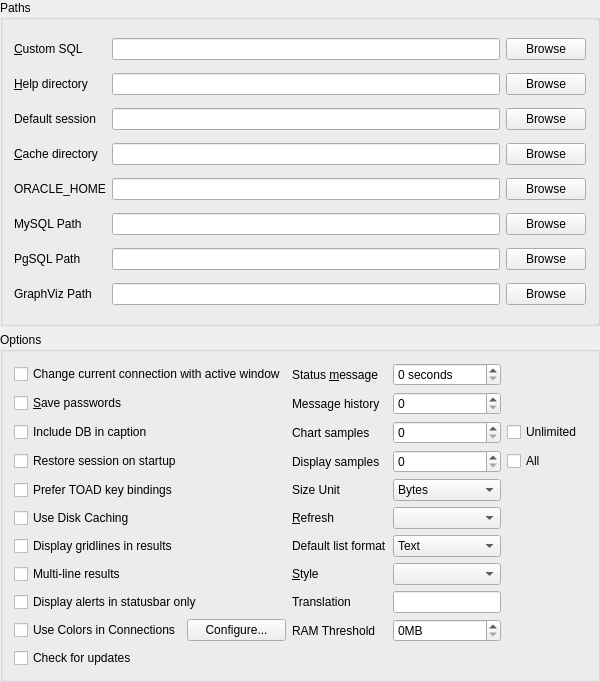
<?xml version="1.0" encoding="UTF-8"?>
<ui version="4.0">
 <class>toGlobalSettingUI</class>
 <widget class="QWidget" name="toGlobalSettingUI">
  <property name="geometry">
   <rect>
    <x>0</x>
    <y>0</y>
    <width>600</width>
    <height>682</height>
   </rect>
  </property>
  <property name="sizePolicy">
   <sizepolicy hsizetype="Expanding" vsizetype="Preferred">
    <horstretch>0</horstretch>
    <verstretch>0</verstretch>
   </sizepolicy>
  </property>
  <property name="minimumSize">
   <size>
    <width>600</width>
    <height>0</height>
   </size>
  </property>
  <property name="windowTitle">
   <string>toGlobalSettingUI</string>
  </property>
  <layout class="QGridLayout" name="gridLayout1">
   <property name="margin">
    <number>0</number>
   </property>
   <item row="0" column="0">
    <widget class="QGroupBox" name="GroupBox2">
     <property name="title">
      <string>Paths</string>
     </property>
     <layout class="QGridLayout" name="gridLayout_2">
      <item row="0" column="0">
       <widget class="QLabel" name="TextLabel5">
        <property name="text">
         <string>&amp;Custom SQL</string>
        </property>
        <property name="wordWrap">
         <bool>false</bool>
        </property>
        <property name="buddy">
         <cstring>CustomSQL</cstring>
        </property>
       </widget>
      </item>
      <item row="0" column="1">
       <widget class="QLineEdit" name="CustomSQL"/>
      </item>
      <item row="0" column="2">
       <widget class="QPushButton" name="SQLBrowse">
        <property name="text">
         <string>Browse</string>
        </property>
       </widget>
      </item>
      <item row="1" column="0">
       <widget class="QLabel" name="PluginLabel_2">
        <property name="toolTip">
         <string>Directory where to find help files.</string>
        </property>
        <property name="text">
         <string>&amp;Help directory</string>
        </property>
        <property name="wordWrap">
         <bool>false</bool>
        </property>
        <property name="buddy">
         <cstring>HelpDirectory</cstring>
        </property>
       </widget>
      </item>
      <item row="1" column="1">
       <widget class="QLineEdit" name="HelpDirectory"/>
      </item>
      <item row="1" column="2">
       <widget class="QPushButton" name="HelpBrowse">
        <property name="text">
         <string>Browse</string>
        </property>
       </widget>
      </item>
      <item row="2" column="0">
       <widget class="QLabel" name="PluginLabel_2_2">
        <property name="toolTip">
         <string>Default session to use when saving a session.</string>
        </property>
        <property name="text">
         <string>Default session</string>
        </property>
        <property name="wordWrap">
         <bool>false</bool>
        </property>
        <property name="buddy">
         <cstring>DefaultSession</cstring>
        </property>
       </widget>
      </item>
      <item row="2" column="1">
       <widget class="QLineEdit" name="DefaultSession"/>
      </item>
      <item row="2" column="2">
       <widget class="QPushButton" name="HelpBrowse_2">
        <property name="text">
         <string>Browse</string>
        </property>
       </widget>
      </item>
      <item row="3" column="0">
       <widget class="QLabel" name="CacheLabel">
        <property name="toolTip">
         <string>Directory where to place cached dataaseinformation.</string>
        </property>
        <property name="text">
         <string>&amp;Cache directory</string>
        </property>
        <property name="wordWrap">
         <bool>false</bool>
        </property>
        <property name="buddy">
         <cstring>CacheDirectory</cstring>
        </property>
       </widget>
      </item>
      <item row="3" column="1">
       <widget class="QLineEdit" name="CacheDirectory"/>
      </item>
      <item row="3" column="2">
       <widget class="QPushButton" name="CacheBrowse">
        <property name="text">
         <string>Browse</string>
        </property>
       </widget>
      </item>
      <item row="4" column="0">
       <widget class="QLabel" name="label_3">
        <property name="toolTip">
         <string>Oracle client installation directory
Also applies for Oracle Instant Client</string>
        </property>
        <property name="whatsThis">
         <string/>
        </property>
        <property name="text">
         <string>ORACLE_HOME</string>
        </property>
        <property name="buddy">
         <cstring>OracleHomeDirectory</cstring>
        </property>
       </widget>
      </item>
      <item row="4" column="1">
       <widget class="QLineEdit" name="OracleHomeDirectory"/>
      </item>
      <item row="4" column="2">
       <widget class="QPushButton" name="OracleHomeBrowse">
        <property name="text">
         <string>Browse</string>
        </property>
       </widget>
      </item>
      <item row="5" column="0">
       <widget class="QLabel" name="label_5">
        <property name="toolTip">
         <string>Directory where MySQL client is installed
(should have subdir &quot;lib&quot;)</string>
        </property>
        <property name="whatsThis">
         <string/>
        </property>
        <property name="text">
         <string>MySQL Path</string>
        </property>
        <property name="buddy">
         <cstring>MysqlHomeDirectory</cstring>
        </property>
       </widget>
      </item>
      <item row="5" column="1">
       <widget class="QLineEdit" name="MysqlHomeDirectory"/>
      </item>
      <item row="5" column="2">
       <widget class="QPushButton" name="MySQLHomeBrowse">
        <property name="text">
         <string>Browse</string>
        </property>
       </widget>
      </item>
      <item row="6" column="0">
       <widget class="QLabel" name="label_4">
        <property name="toolTip">
         <string>Directory where PgSQL client is installed
(should have subdirs &quot;lib&quot; and &quot;bin&quot;)

Tora searches for:
bin\ssleay32.dll
lib\libpq.dll</string>
        </property>
        <property name="text">
         <string>PgSQL Path</string>
        </property>
        <property name="buddy">
         <cstring>PgsqlHomeDirectory</cstring>
        </property>
       </widget>
      </item>
      <item row="6" column="1">
       <widget class="QLineEdit" name="PgsqlHomeDirectory"/>
      </item>
      <item row="6" column="2">
       <widget class="QPushButton" name="PgSQLHomeBrowse">
        <property name="text">
         <string>Browse</string>
        </property>
       </widget>
      </item>
      <item row="7" column="0">
       <widget class="QLabel" name="label_6">
        <property name="toolTip">
         <string>Directory where MySQL client is installed
(should have subdir &quot;lib&quot;)</string>
        </property>
        <property name="whatsThis">
         <string/>
        </property>
        <property name="text">
         <string>GraphViz Path</string>
        </property>
        <property name="buddy">
         <cstring>MysqlHomeDirectory</cstring>
        </property>
       </widget>
      </item>
      <item row="7" column="1">
       <widget class="QLineEdit" name="GraphvizHomeDirectory"/>
      </item>
      <item row="7" column="2">
       <widget class="QPushButton" name="GraphvizHomeBrowse">
        <property name="text">
         <string>Browse</string>
        </property>
       </widget>
      </item>
     </layout>
    </widget>
   </item>
   <item row="1" column="0">
    <widget class="QGroupBox" name="OptionGroup">
     <property name="title">
      <string>Options</string>
     </property>
     <layout class="QGridLayout" name="gridLayout">
      <item row="9" column="0">
       <layout class="QHBoxLayout" name="horizontalLayout">
        <item>
         <widget class="QCheckBox" name="ColorizedConnectionsBool">
          <property name="toolTip">
           <string>Show color icons for session recognition in connection GUI widgets</string>
          </property>
          <property name="text">
           <string>Use Colors in Connections</string>
          </property>
         </widget>
        </item>
        <item>
         <widget class="QPushButton" name="ColorizedConnectionsMap">
          <property name="text">
           <string>Configure...</string>
          </property>
         </widget>
        </item>
       </layout>
      </item>
      <item row="3" column="1">
       <widget class="QLabel" name="TextLabel3_2_3_2">
        <property name="toolTip">
         <string>Number of samples to display in line and barcharts by default.</string>
        </property>
        <property name="text">
         <string>Display samples</string>
        </property>
        <property name="wordWrap">
         <bool>false</bool>
        </property>
        <property name="buddy">
         <cstring>DisplaySamplesInt</cstring>
        </property>
       </widget>
      </item>
      <item row="0" column="2">
       <widget class="QSpinBox" name="StatusMessageInt">
        <property name="suffix">
         <string> seconds</string>
        </property>
       </widget>
      </item>
      <item row="6" column="0">
       <widget class="QCheckBox" name="DisplayGridlinesBool">
        <property name="toolTip">
         <string>Show grid lines in output results table.</string>
        </property>
        <property name="text">
         <string>Display gridlines in results</string>
        </property>
       </widget>
      </item>
      <item row="5" column="0">
       <widget class="QCheckBox" name="CacheDiskBool">
        <property name="toolTip">
         <string>Use Disk Caching of ObjectLists and Synonyms</string>
        </property>
        <property name="text">
         <string>Use Disk Caching</string>
        </property>
       </widget>
      </item>
      <item row="2" column="3">
       <widget class="QCheckBox" name="UnlimitedSamples">
        <property name="toolTip">
         <string>Save unlimited number of samples. Can consume large amounts of memory.</string>
        </property>
        <property name="text">
         <string>Unlimited</string>
        </property>
       </widget>
      </item>
      <item row="2" column="1">
       <widget class="QLabel" name="TextLabel3_2_3">
        <property name="toolTip">
         <string>Number of samples to keep in line and barcharts by default.</string>
        </property>
        <property name="text">
         <string>Chart samples</string>
        </property>
        <property name="wordWrap">
         <bool>false</bool>
        </property>
        <property name="buddy">
         <cstring>ChartSamplesInt</cstring>
        </property>
       </widget>
      </item>
      <item row="0" column="0">
       <widget class="QCheckBox" name="ChangeConnectionBool">
        <property name="toolTip">
         <string>Change currently select connection to the connection of the new active window</string>
        </property>
        <property name="text">
         <string>Change current connection with active window</string>
        </property>
       </widget>
      </item>
      <item row="3" column="0">
       <widget class="QCheckBox" name="RestoreSessionBool">
        <property name="text">
         <string>Restore session on startup</string>
        </property>
       </widget>
      </item>
      <item row="4" column="1">
       <widget class="QLabel" name="SizeLabel">
        <property name="toolTip">
         <string>Define the unit sizes should be displayed.</string>
        </property>
        <property name="text">
         <string>Size Unit</string>
        </property>
        <property name="wordWrap">
         <bool>false</bool>
        </property>
        <property name="buddy">
         <cstring>SizeUnit</cstring>
        </property>
       </widget>
      </item>
      <item row="7" column="1">
       <widget class="QLabel" name="StyleLabel">
        <property name="toolTip">
         <string>The style to use for the user interface.</string>
        </property>
        <property name="text">
         <string>&amp;Style</string>
        </property>
        <property name="wordWrap">
         <bool>false</bool>
        </property>
        <property name="buddy">
         <cstring>Style</cstring>
        </property>
       </widget>
      </item>
      <item row="7" column="0">
       <widget class="QCheckBox" name="MultiLineResultsBool">
        <property name="text">
         <string>Multi-line results</string>
        </property>
       </widget>
      </item>
      <item row="1" column="1">
       <widget class="QLabel" name="TextLabel3_2">
        <property name="toolTip">
         <string>Number of status messages to save in the message history.</string>
        </property>
        <property name="text">
         <string>Message history</string>
        </property>
        <property name="wordWrap">
         <bool>false</bool>
        </property>
        <property name="buddy">
         <cstring>HistorySizeInt</cstring>
        </property>
       </widget>
      </item>
      <item row="1" column="0">
       <widget class="QCheckBox" name="SavePasswordBool">
        <property name="toolTip">
         <string>Remember the last password you used to connect.
Will leave the password unencrypted in the config file.</string>
        </property>
        <property name="text">
         <string>&amp;Save passwords</string>
        </property>
        <property name="shortcut">
         <string>Alt+S</string>
        </property>
       </widget>
      </item>
      <item row="0" column="1">
       <widget class="QLabel" name="StatusLabel">
        <property name="toolTip">
         <string>The time in seconds temporary messages will be displayed in the status bar. 0 means keep.</string>
        </property>
        <property name="text">
         <string>Status &amp;message</string>
        </property>
        <property name="wordWrap">
         <bool>false</bool>
        </property>
        <property name="buddy">
         <cstring>StatusMessageInt</cstring>
        </property>
       </widget>
      </item>
      <item row="7" column="2">
       <widget class="QComboBox" name="Style"/>
      </item>
      <item row="3" column="2">
       <widget class="QSpinBox" name="DisplaySamplesInt">
        <property name="suffix">
         <string/>
        </property>
        <property name="maximum">
         <number>1000</number>
        </property>
       </widget>
      </item>
      <item row="2" column="2">
       <widget class="QSpinBox" name="ChartSamplesInt">
        <property name="suffix">
         <string/>
        </property>
        <property name="maximum">
         <number>1000</number>
        </property>
       </widget>
      </item>
      <item row="4" column="0">
       <widget class="QCheckBox" name="ToadBindingsBool">
        <property name="toolTip">
         <string>Use TOAD keybindings instead of classic TOra.</string>
        </property>
        <property name="text">
         <string>Prefer TOAD key bindings</string>
        </property>
       </widget>
      </item>
      <item row="8" column="0">
       <widget class="QCheckBox" name="MessageStatusbarBool">
        <property name="toolTip">
         <string>Display alerts in messagebar instead of poping up a dialog with a warning.</string>
        </property>
        <property name="text">
         <string>Display alerts in statusbar only</string>
        </property>
       </widget>
      </item>
      <item row="6" column="1">
       <widget class="QLabel" name="TextLabel2">
        <property name="text">
         <string>Default list format</string>
        </property>
        <property name="wordWrap">
         <bool>false</bool>
        </property>
        <property name="buddy">
         <cstring>DefaultListFormatInt</cstring>
        </property>
       </widget>
      </item>
      <item row="2" column="0">
       <widget class="QCheckBox" name="IncludeDbCaptionBool">
        <property name="toolTip">
         <string>Include database connection in window captions</string>
        </property>
        <property name="text">
         <string>Include DB in caption</string>
        </property>
       </widget>
      </item>
      <item row="6" column="2">
       <widget class="QComboBox" name="DefaultListFormatInt">
        <item>
         <property name="text">
          <string>Text</string>
         </property>
        </item>
        <item>
         <property name="text">
          <string>Tab delimited</string>
         </property>
        </item>
        <item>
         <property name="text">
          <string>CSV</string>
         </property>
        </item>
        <item>
         <property name="text">
          <string>HTML</string>
         </property>
        </item>
       </widget>
      </item>
      <item row="4" column="2">
       <widget class="QComboBox" name="SizeUnit">
        <item>
         <property name="text">
          <string>Bytes</string>
         </property>
        </item>
        <item>
         <property name="text">
          <string>KB</string>
         </property>
        </item>
        <item>
         <property name="text">
          <string>MB</string>
         </property>
        </item>
       </widget>
      </item>
      <item row="3" column="3">
       <widget class="QCheckBox" name="AllSamples">
        <property name="toolTip">
         <string>Display all available samples</string>
        </property>
        <property name="text">
         <string>All</string>
        </property>
       </widget>
      </item>
      <item row="9" column="2">
       <widget class="QSpinBox" name="RamThresholdInt">
        <property name="suffix">
         <string>MB</string>
        </property>
        <property name="maximum">
         <number>999999999</number>
        </property>
       </widget>
      </item>
      <item row="1" column="2">
       <widget class="QSpinBox" name="HistorySizeInt">
        <property name="suffix">
         <string/>
        </property>
        <property name="maximum">
         <number>1000</number>
        </property>
       </widget>
      </item>
      <item row="8" column="2">
       <widget class="QLineEdit" name="Translation">
        <property name="sizePolicy">
         <sizepolicy hsizetype="Fixed" vsizetype="Fixed">
          <horstretch>0</horstretch>
          <verstretch>0</verstretch>
         </sizepolicy>
        </property>
       </widget>
      </item>
      <item row="8" column="1">
       <widget class="QLabel" name="LocaleLabel">
        <property name="sizePolicy">
         <sizepolicy hsizetype="Fixed" vsizetype="Fixed">
          <horstretch>0</horstretch>
          <verstretch>0</verstretch>
         </sizepolicy>
        </property>
        <property name="toolTip">
         <string>Which translation locale to use for this program. Must restart to have effect.</string>
        </property>
        <property name="text">
         <string>Translation</string>
        </property>
        <property name="wordWrap">
         <bool>false</bool>
        </property>
        <property name="buddy">
         <cstring>Translation</cstring>
        </property>
       </widget>
      </item>
      <item row="9" column="1">
       <widget class="QLabel" name="RamThesholdLabel">
        <property name="text">
         <string>RAM Threshold</string>
        </property>
       </widget>
      </item>
      <item row="5" column="1">
       <widget class="QLabel" name="RefreshLabel">
        <property name="toolTip">
         <string>Default refreshtime in tools.</string>
        </property>
        <property name="text">
         <string>&amp;Refresh</string>
        </property>
        <property name="wordWrap">
         <bool>false</bool>
        </property>
        <property name="buddy">
         <cstring>RefreshInterval</cstring>
        </property>
       </widget>
      </item>
      <item row="5" column="2">
       <widget class="toRefreshCombo" name="RefreshInterval"/>
      </item>
      <item row="10" column="0">
       <widget class="QCheckBox" name="UpdatesCheckBool">
        <property name="toolTip">
         <string>&lt;html&gt;&lt;head/&gt;&lt;body&gt;&lt;p&gt;Check for updates during startup&lt;/p&gt;&lt;p&gt;&lt;br/&gt;&lt;/p&gt;&lt;/body&gt;&lt;/html&gt;</string>
        </property>
        <property name="text">
         <string>Check for updates</string>
        </property>
       </widget>
      </item>
     </layout>
    </widget>
   </item>
  </layout>
 </widget>
 <layoutdefault spacing="6" margin="11"/>
 <customwidgets>
  <customwidget>
   <class>toRefreshCombo</class>
   <extends>QComboBox</extends>
   <header>widgets/torefreshcombo.h</header>
  </customwidget>
 </customwidgets>
 <tabstops>
  <tabstop>CustomSQL</tabstop>
  <tabstop>SQLBrowse</tabstop>
  <tabstop>HelpDirectory</tabstop>
  <tabstop>HelpBrowse</tabstop>
  <tabstop>DefaultSession</tabstop>
  <tabstop>HelpBrowse_2</tabstop>
  <tabstop>CacheDirectory</tabstop>
  <tabstop>CacheBrowse</tabstop>
  <tabstop>OracleHomeDirectory</tabstop>
  <tabstop>OracleHomeBrowse</tabstop>
  <tabstop>MysqlHomeDirectory</tabstop>
  <tabstop>MySQLHomeBrowse</tabstop>
  <tabstop>PgsqlHomeDirectory</tabstop>
  <tabstop>PgSQLHomeBrowse</tabstop>
  <tabstop>ChangeConnectionBool</tabstop>
  <tabstop>SavePasswordBool</tabstop>
  <tabstop>IncludeDbCaptionBool</tabstop>
  <tabstop>RestoreSessionBool</tabstop>
  <tabstop>ToadBindingsBool</tabstop>
  <tabstop>CacheDiskBool</tabstop>
  <tabstop>DisplayGridlinesBool</tabstop>
  <tabstop>ColorizedConnectionsBool</tabstop>
  <tabstop>ColorizedConnectionsMap</tabstop>
 </tabstops>
 <resources/>
 <connections>
  <connection>
   <sender>UnlimitedSamples</sender>
   <signal>toggled(bool)</signal>
   <receiver>ChartSamplesInt</receiver>
   <slot>setDisabled(bool)</slot>
   <hints>
    <hint type="sourcelabel">
     <x>736</x>
     <y>422</y>
    </hint>
    <hint type="destinationlabel">
     <x>634</x>
     <y>425</y>
    </hint>
   </hints>
  </connection>
  <connection>
   <sender>AllSamples</sender>
   <signal>toggled(bool)</signal>
   <receiver>DisplaySamplesInt</receiver>
   <slot>setDisabled(bool)</slot>
   <hints>
    <hint type="sourcelabel">
     <x>736</x>
     <y>455</y>
    </hint>
    <hint type="destinationlabel">
     <x>634</x>
     <y>458</y>
    </hint>
   </hints>
  </connection>
 </connections>
</ui>
